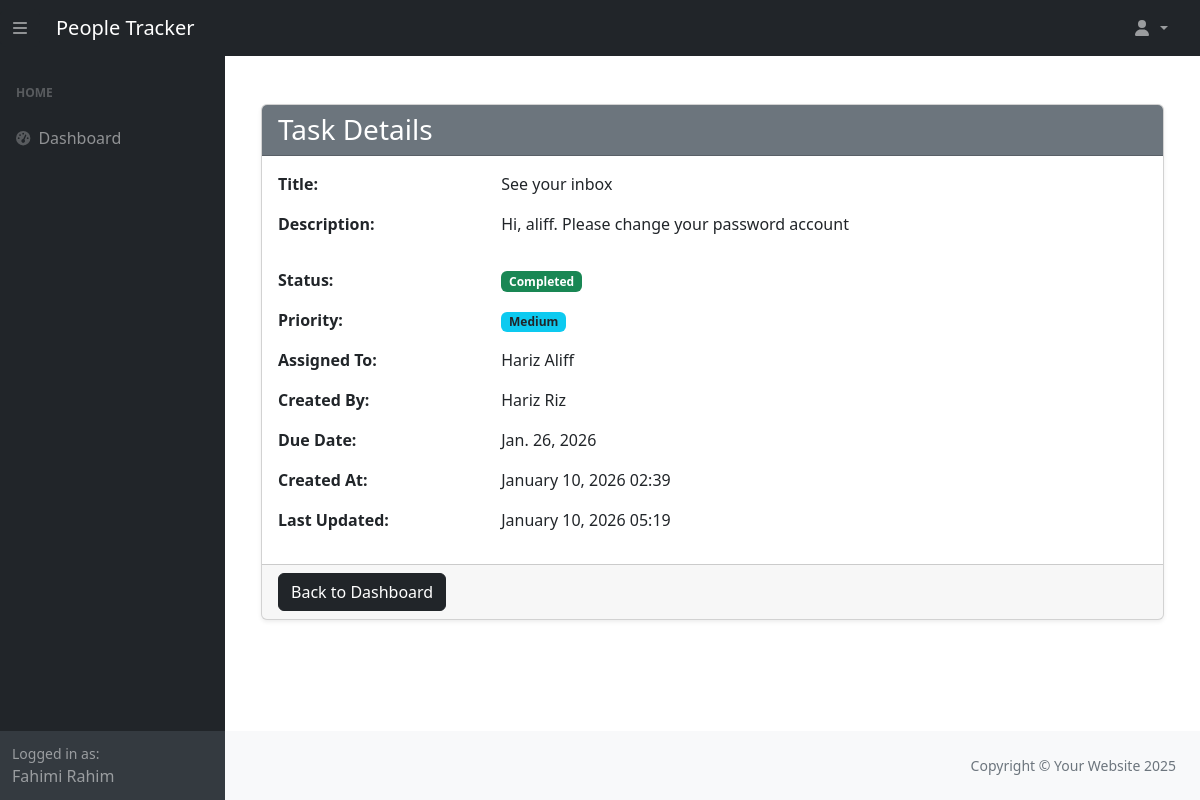
The app's page /task_management/11/ (signed in) with its own data.
### people_management/models.py (models this page shows, shortened)
class Person(models.Model):
    ROLE_CHOICES = [
        ('employee', 'Employee'),
        ('manager', 'Manager'),
        ('hr_admin', 'HR Admin'),
    ]
    first_name = models.CharField(max_length=50, help_text="The employee's first name.")
    last_name = models.CharField(max_length=50, help_text="The employee's last name.")
    email = models.EmailField(max_length=255, unique=True, help_text="The employee's email address.")
    phone_number = models.CharField(max_length=15, blank=True, help_text="Contact number of the employee.")
    date_of_birth = models.DateField(help_text="Employee's date of birth.")
    active = models.BooleanField(default=False, help_text="Indicates if the person is currently employed.")
    manager = models.ForeignKey(
        'self', on_delete=models.SET_NULL, null=True, blank=True, related_name="team_members",
        help_text="Manager supervising this employee."
    )
    role = models.CharField(
        max_length=10, choices=ROLE_CHOICES, default='employee', help_text="The role of the person in the company."
    )
    user = models.OneToOneField(
        "auth.User", on_delete=models.SET_NULL, related_name="person", null=True, blank=True,
        help_text="The associated Django user account."
    )
    history = HistoricalRecords()

### task_management/models.py (models this page shows, shortened)
class Task(models.Model):
    STATUS_CHOICES = [
        ("pending", "Pending"),
        ("in_progress", "In Progress"),
        ("completed", "Completed"),
        ("cancelled", "Cancelled"),
    ]
    PRIORITY_CHOICES = [
        ("low", "Low"),
        ("medium", "Medium"),
        ("high", "High"),
        ("urgent", "Urgent"),
    ]
    title = models.CharField(
        max_length=200,
        validators=[
            MinLengthValidator(3, message="Title must be at least 3 characters long."),
            MaxLengthValidator(200, message="Title cannot exceed 200 characters."),
        ],
        help_text="The title of the task (3-200 characters).",
    )
    description = models.TextField(
        max_length=2000,
        blank=True,
        validators=[
            MaxLengthValidator(2000, message="Description cannot exceed 2000 characters."),
        ],
        help_text="Detailed description of the task.",
    )
    status = models.CharField(
        max_length=20,
        choices=STATUS_CHOICES,
        default="pending",
        help_text="Current status of the task.",
    )
    priority = models.CharField(
        max_length=10,
        choices=PRIORITY_CHOICES,
        default="medium",
        help_text="Priority level of the task.",
    )
    assigned_to = models.ForeignKey(
        Person,
        on_delete=models.SET_NULL,
        null=True,
        blank=True,
        related_name="assigned_tasks",
        help_text="The person assigned to this task.",
    )
    created_by = models.ForeignKey(
        Person,
        on_delete=models.SET_NULL,
        null=True,
        related_name="created_tasks",
        help_text="The person who created this task.",
    )
    due_date = models.DateField(
        null=True,
        blank=True,
        help_text="The due date for task completion.",
    )
    created_at = models.DateTimeField(
        auto_now_add=True,
        help_text="Timestamp when the task was created.",
    )
    updated_at = models.DateTimeField(
        auto_now=True,
        help_text="Timestamp when the task was last updated.",
    )
    history = HistoricalRecords(table_name="task_history")
    class Meta:
        ordering = ["-created_at"]
        permissions = [
            ("can_assign_task", "Can assign tasks to others"),
            ("can_change_priority", "Can change task priority"),
        ]

### task_management/views.py (the view)
# urls.py: path("<int:pk>/", views.TaskDetailView.as_view(), name="task_detail"),
class TaskDetailView(LoginRequiredMixin, DetailView):
    model = Task
    template_name = "task_management/task_detail.html"
    context_object_name = "task"
    def dispatch(self, request, *args, **kwargs):
        user = request.user
        person = get_person(user)
        task = self.get_object()
        if is_hr_admin(user):
            return super().dispatch(request, *args, **kwargs)
        if not person:
            raise PermissionDenied("User has no Person profile.")
        if is_manager(user) and task.assigned_to and task.assigned_to.manager_id == person.id:
            return super().dispatch(request, *args, **kwargs)
        if task.assigned_to_id == person.id:
            return super().dispatch(request, *args, **kwargs)
        raise PermissionDenied("You are not allowed to view this task.")

### people_management/context_processors.py (called while the page is built)
def inject_person(request):
    user = request.user
    current_person = getattr(user, "person", None) if user.is_authenticated else None
    return {"current_person": current_person}

### people_management/utils.py (called while the page is built)
def get_person(user):
    try:
        return user.person
    except Person.DoesNotExist:
        return None

def get_role(user):
    person = get_person(user)
    return person.role if person else None

def is_hr_admin(user):
    return user.is_staff or get_role(user) == "hr_admin"

def is_manager(user):
    return get_role(user) == "manager"

### task_management/templates/task_management/task_detail.html (shortened to what this page needs)
{% extends 'dashboard/base.html' %}
{% block content %}
<div class="container mt-5">
    <div class="card shadow-sm">
        <div class="card-header bg-secondary text-white">
            <h3 class="mb-0">Task Details</h3>
        </div>
        <div class="card-body">
            <div class="row mb-3">
                <div class="col-md-3"><strong>Title:</strong></div>
                <div class="col-md-9">{{ task.title }}</div>
            </div>
            <div class="row mb-3">
                <div class="col-md-3"><strong>Description:</strong></div>
                <div class="col-md-9">
                    {% if task.description %}
                        {{ task.description|linebreaks }}
                    {% else %}
                        <span class="text-muted">No description provided</span>
                    {% endif %}
                </div>
            </div>
            <div class="row mb-3">
                <div class="col-md-3"><strong>Status:</strong></div>
                <div class="col-md-9">
                    {% if task.status == "pending" %}
                        <span class="badge bg-secondary">Pending</span>
                    {% elif task.status == "in progress" %}
                        <span class="badge bg-primary">In Progress</span>
                    {% elif task.status == "completed" %}
                        <span class="badge bg-success">Completed</span>
                    {% else %}
                        <span class="badge bg-dark">Cancelled</span>
                    {% endif %}
                </div>
            </div>
            <div class="row mb-3">
                <div class="col-md-3"><strong>Priority:</strong></div>
                <div class="col-md-9">
                    {% if task.priority == "urgent" %}
                        <span class="badge bg-danger">Urgent</span>
                    {% elif task.priority == "high" %}
                        <span class="badge bg-warning text-dark">High</span>
                    {% elif task.priority == "medium" %}
                        <span class="badge bg-info text-dark">Medium</span>
                    {% else %}
                        <span class="badge bg-light text-dark">Low</span>
                    {% endif %}
                </div>
            </div>
            <div class="row mb-3">
                <div class="col-md-3"><strong>Assigned To:</strong></div>
                <div class="col-md-9">
                    {% if task.assigned_to %}
                        {{ task.assigned_to.first_name }} {{ task.assigned_to.last_name }}
                    {% else %}
                        <span class="text-muted">Unassigned</span>
                    {% endif %}
                </div>
            </div>
            <div class="row mb-3">
                <div class="col-md-3"><strong>Created By:</strong></div>
                <div class="col-md-9">
                    {% if task.created_by %}
                        {{ task.created_by.first_name }} {{ task.created_by.last_name }}
                    {% else %}
                        <span class="text-muted">Unknown</span>
                    {% endif %}
                </div>
            </div>
            <div class="row mb-3">
                <div class="col-md-3"><strong>Due Date:</strong></div>
                <div class="col-md-9">
                    {% if task.due_date %}
                        {{ task.due_date }}
                    {% else %}
                        <span class="text-muted">No due date set</span>
                    {% endif %}
                </div>
            </div>
            <div class="row mb-3">
                <div class="col-md-3"><strong>Created At:</strong></div>
                <div class="col-md-9">{{ task.created_at|date:"F d, Y H:i" }}</div>
            </div>
            <div class="row mb-3">
                <div class="col-md-3"><strong>Last Updated:</strong></div>
                <div class="col-md-9">{{ task.updated_at|date:"F d, Y H:i" }}</div>
            </div>
        </div>
        <div class="card-footer">
            {% if request.user.is_staff %}
                <a href="{% url 'dashboard:dashboard' %}" class="btn btn-dark">Back</a>
            {% else %}
                <a href="{% url 'dashboard:dashboard' %}" class="btn btn-dark">Back to Dashboard</a>
            {% endif %}
        </div>
    </div>
</div>
{% endblock %}

### dashboard/templates/dashboard/partials/sidebar.html (shortened to what this page needs)
<div id="layoutSidenav_nav" class="sidebar-overlay">
    <nav class="sb-sidenav accordion sb-sidenav-dark" id="sidenavAccordion">
        <div class="sb-sidenav-menu">
            <div class="nav">
                <div class="sb-sidenav-menu-heading">Home</div>
                <a class="nav-link" href="{% url 'dashboard:dashboard' %}">
                    <div class="sb-nav-link-icon"><i class="fas fa-tachometer-alt"></i></div>
                    Dashboard
                </a>
            </div>
        </div>
        <div class="sb-sidenav-footer">
            <div class="small">Logged in as:</div>
            <div>
                {% if request.user.person %}
                    {{ request.user.person.first_name }} {{ request.user.person.last_name }}
                {% else %}
                    {{ request.user.username }}
                {% endif %}
            </div>
        </div>
    </nav>
</div>

### records on screen
Task: title "See your inbox", description "Hi, aliff. Please change your password account", assigned_to.first_name "Hariz", assigned_to.last_name "Aliff", created_by.first_name "Hariz", created_by.last_name "Riz", due_date "Jan. 26, 2026", created_at "January 10, 2026 02:39", updated_at "January 10, 2026 05:19"

### other values on screen
{{ request.user.person.first_name }} "Fahimi"
{{ request.user.person.last_name }} "Rahim"
